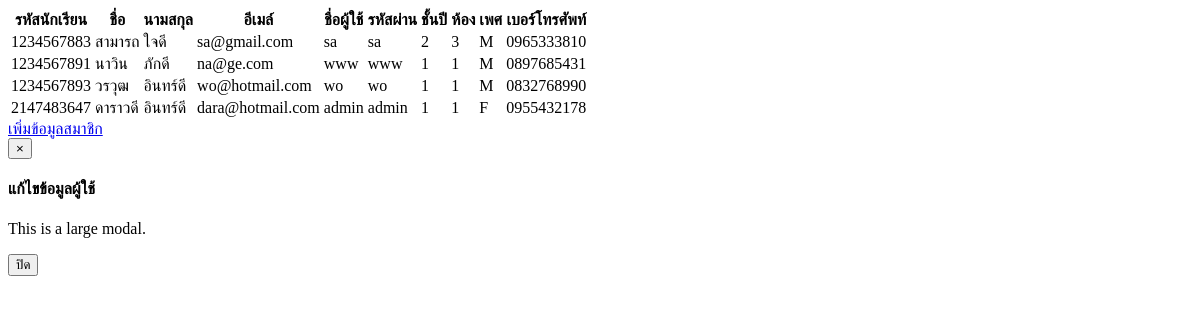
Page /manager_user.php on the earlier database version.
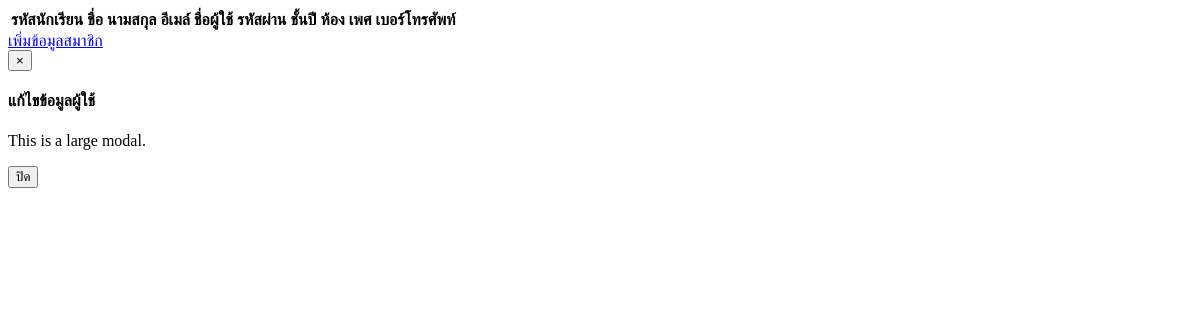
Same page on the later database version.
### tables this page shows
CREATE TABLE `user_acount` (
  `sudent_id` varchar(10) NOT NULL,
  `fname` varchar(100) NOT NULL,
  `lname` varchar(100) NOT NULL,
  `email` varchar(50) NOT NULL,
  `class` int(2) NOT NULL,
  `sec` int(2) NOT NULL,
  `gender` varchar(1) NOT NULL,
  `username` varchar(20) NOT NULL,
  `password` varchar(20) NOT NULL,
  `telephone` varchar(11) NOT NULL,
  `user_type` int(11) NOT NULL DEFAULT '1'
);

### manager_user.php (the view, shortened to what this page needs)
<!DOCTYPE html>
<html>
<head>
	<?php
		require 'config_DB/DB_connect.php';
	?>
</head>
<body>
	<table class="table table-hover" id="table-user">
	  <tr>
	    <th >รหัสนักเรียน</th>
	    <th >ชื่อ</th>
	    <th >นามสกุล</th>
	    <th >อีเมล์</th>
	    <th >ชื่อผู้ใช้</th>
	    <th >รหัสผ่าน</th>
	    <th >ชั้นปี</th>
	    <th >ห้อง</th>
	    <th >เพศ</th>
	    <th >เบอร์โทรศัพท์</th>
	     <th ></th>
	  </tr>
	  <?php
	  	$sql="SELECT * FROM `user_acount`";
	  	$res=mysqli_query($connect, $sql);
	  	while ($row=mysqli_fetch_assoc($res)) {
	   ?>
	   	<tr>
	   		<td><?=$row['sudent_id'] ?></td>
	   		<td><?=$row['fname'] ?></td>
	   		<td><?=$row['lname'] ?></td>
	   		<td><?=$row['email'] ?></td>
	   		<td><?=$row['username'] ?></td>
	   		<td><?=$row['password'] ?></td>
	   		<td><?=$row['class'] ?></td>
	   		<td><?=$row['sec'] ?></td>
	   		<td><?=$row['gender'] ?></td>
	   		<td><?=$row['telephone'] ?></td>
	   		<td>
			</td>
	   	</tr>
	   <?php
	  	}
	   ?>
	</table>
	<a href="../from_register.php" class="btn btn-success">
		เพิ่มข้อมูลสมาชิก
	</a>
</body>
<div class="modal fade" id="edit_user_modal" role="dialog">
<div class="modal-dialog modal-lg">
  <div class="modal-content">
    <div class="modal-header">
      <button type="button" class="close" data-dismiss="modal">&times;</button>
      <h4 class="modal-title">แก้ไขข้อมูลผู้ใช้</h4>
    </div>
    <div class="modal-body">
      <p>This is a large modal.</p>
    </div>
    <div class="modal-footer">
      <button type="button" class="btn btn-default" data-dismiss="modal">ปิด</button>
    </div>
  </div>
</div>
</div>
</html>

Differences in the rows shown:
removed user_acount: sudent_id "1234567883", fname "สามารถ", lname "ใจดี", email "sa@gmail.com", username "sa", password "sa", class "2", sec "3", gender "M", telephone "0965333810"
removed user_acount: sudent_id "1234567891", fname "นาวิน", lname "ภักดี", email "na@ge.com", username "www", password "www", class "1", sec "1", gender "M", telephone "0897685431"
removed user_acount: sudent_id "1234567893", fname "วรวุฒ", lname "อินทร์ดี", email "wo@hotmail.com", username "wo", password "wo", class "1", sec "1", gender "M", telephone "0832768990"
removed user_acount: sudent_id "2147483647", fname "ดาราวดี", lname "อินทร์ดี", email "dara@hotmail.com", username "admin", password "admin", class "1", sec "1", gender "F", telephone "0955432178"
